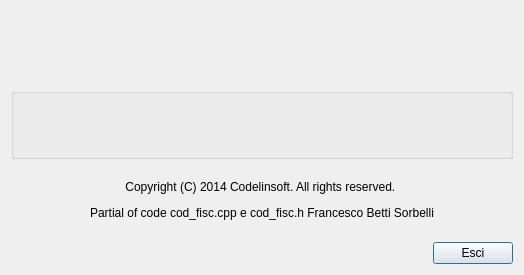
<?xml version="1.0" encoding="UTF-8"?>
<ui version="4.0">
 <class>about</class>
 <widget class="QDialog" name="about">
  <property name="geometry">
   <rect>
    <x>0</x>
    <y>0</y>
    <width>524</width>
    <height>275</height>
   </rect>
  </property>
  <property name="sizePolicy">
   <sizepolicy hsizetype="Fixed" vsizetype="Fixed">
    <horstretch>0</horstretch>
    <verstretch>0</verstretch>
   </sizepolicy>
  </property>
  <property name="windowTitle">
   <string>Form</string>
  </property>
  <property name="windowIcon">
   <iconset resource="../cod_fisc.qrc">
    <normaloff>:/images/codicefisc.png</normaloff>:/images/codicefisc.png</iconset>
  </property>
  <layout class="QGridLayout" name="gridLayout">
   <item row="2" column="0" colspan="2">
    <widget class="QLabel" name="label">
     <property name="text">
      <string>&lt;html&gt;&lt;head/&gt;&lt;body&gt;&lt;p align=&quot;center&quot;&gt;Copyright (C) 2014 Codelinsoft. All rights reserved. &lt;/p&gt;&lt;p align=&quot;center&quot;&gt;Partial of code cod_fisc.cpp e cod_fisc.h Francesco Betti Sorbelli&lt;/p&gt;&lt;/body&gt;&lt;/html&gt;</string>
     </property>
    </widget>
   </item>
   <item row="1" column="0" colspan="2">
    <widget class="QGroupBox" name="groupBox">
     <property name="title">
      <string/>
     </property>
     <layout class="QGridLayout" name="gridLayout_2">
      <item row="0" column="0">
       <widget class="QLabel" name="label_2">
        <property name="text">
         <string/>
        </property>
        <property name="pixmap">
         <pixmap resource="../cod_fisc.qrc">:/images/codice_fiscale_logo.png</pixmap>
        </property>
        <property name="scaledContents">
         <bool>true</bool>
        </property>
       </widget>
      </item>
     </layout>
    </widget>
   </item>
   <item row="3" column="0">
    <spacer name="horizontalSpacer">
     <property name="orientation">
      <enum>Qt::Horizontal</enum>
     </property>
     <property name="sizeHint" stdset="0">
      <size>
       <width>40</width>
       <height>20</height>
      </size>
     </property>
    </spacer>
   </item>
   <item row="3" column="1">
    <widget class="QPushButton" name="esci">
     <property name="text">
      <string>Esci</string>
     </property>
     <property name="icon">
      <iconset resource="../cod_fisc.qrc">
       <normaloff>:/images/exit.png</normaloff>:/images/exit.png</iconset>
     </property>
    </widget>
   </item>
   <item row="0" column="0" colspan="2">
    <widget class="QLabel" name="testo">
     <property name="font">
      <font>
       <pointsize>20</pointsize>
      </font>
     </property>
     <property name="alignment">
      <set>Qt::AlignCenter</set>
     </property>
    </widget>
   </item>
  </layout>
 </widget>
 <resources>
  <include location="../cod_fisc.qrc"/>
 </resources>
 <connections/>
</ui>
